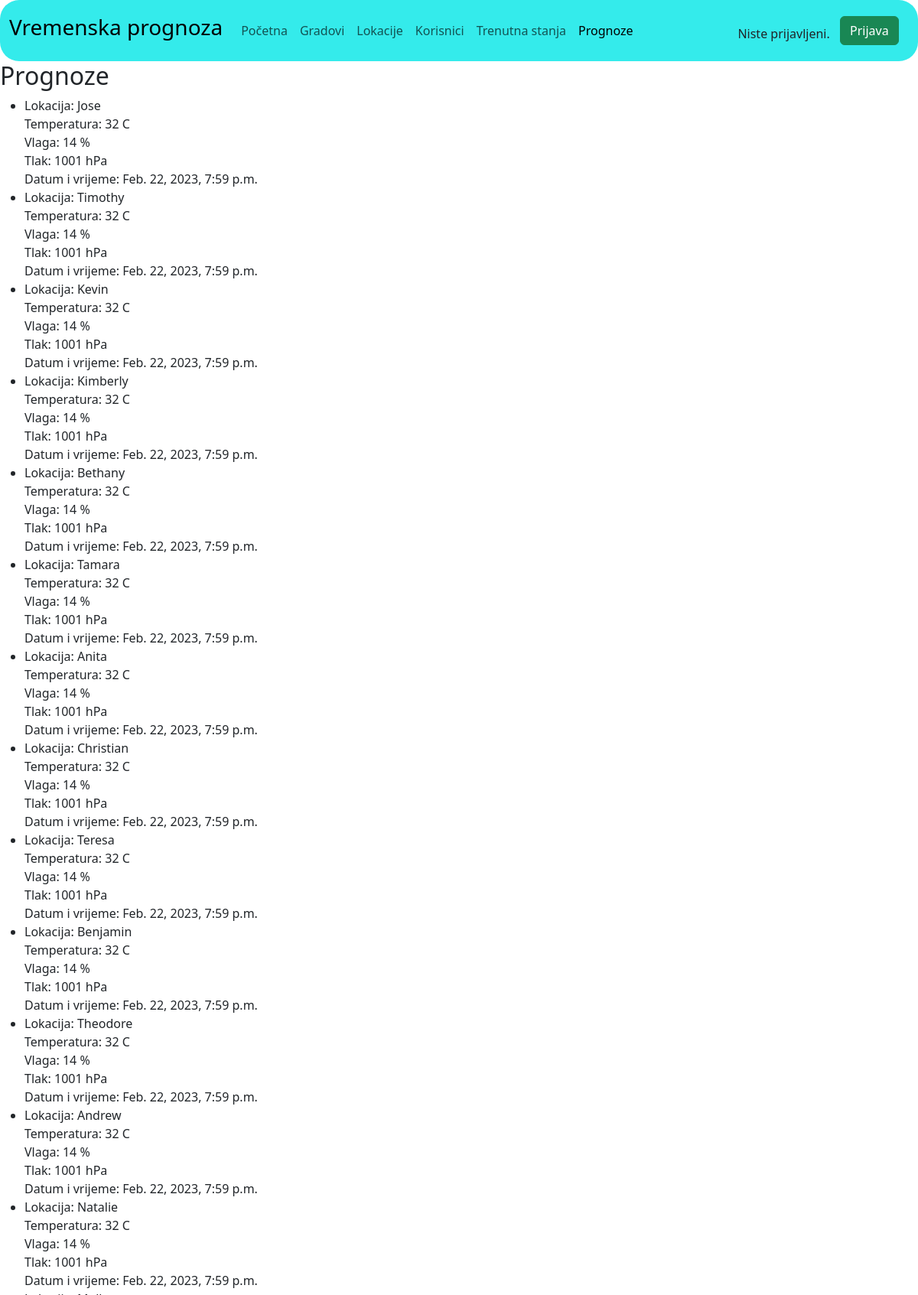
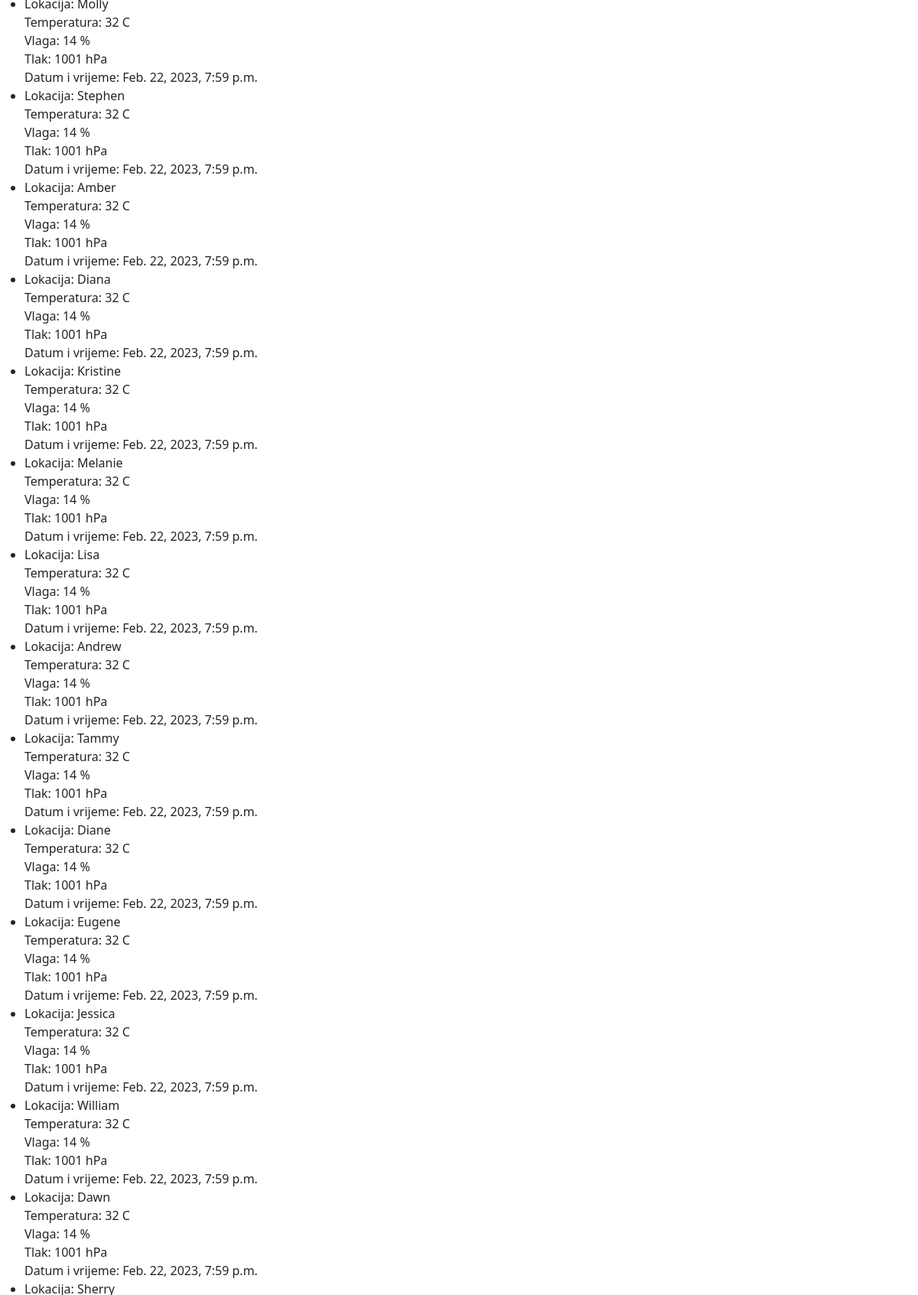
/prognoze (upper part), run on the app's committed database (2 pictures, top to bottom).
### main/models.py (models this page shows, shortened)
class PrognoziranoVrijeme(models.Model):
    temperatura = models.CharField(max_length=6)
    vlaga = models.CharField(max_length=3)
    tlak = models.CharField(max_length=5)
    datum_i_vrijeme = models.DateTimeField(default=timezone.now)
    lokacija = models.ForeignKey(Lokacija, on_delete=models.CASCADE)

class Lokacija(models.Model):
    ime = models.CharField("Ime", max_length=64)
    grad = models.ForeignKey(Grad, on_delete=models.CASCADE)
    zem_sirina = models.CharField("Zemljopisna sirina", max_length=64)
    zem_duzina = models.CharField("Zemljopisna duzina", max_length=64)

### main/views.py (the view)
# urls.py: path('prognoze', views.PrognoziranoVrijemeList.as_view(), name='prognoze'),
class PrognoziranoVrijemeList(ListView):
    model = PrognoziranoVrijeme

### main/templates/main/prognoziranovrijeme_list.html (shortened to what this page needs)
<head>
    <link href="https://cdn.jsdelivr.net/npm/bootstrap@5.3.0-alpha1/dist/css/bootstrap.min.css" rel="stylesheet">
</head>
<nav class="navbar navbar-expand-lg" style="background-color: #34ebeb;border-radius: 25px;">
    <div class="container-fluid">
      <a class="navbar-brand" href="#"><h3>Vremenska prognoza</h3></a>
      <div class="collapse navbar-collapse" id="navbarSupportedContent">
        <ul class="navbar-nav me-auto mb-2 mb-lg-0">
          <li class="nav-item">
            <a class="nav-link" aria-current="page" href="/">Početna</a>
          </li>
          <li class="nav-item">
            <a class="nav-link" aria-current="page" href="/gradovi">Gradovi</a>
          </li>
          <li class="nav-item">
            <a class="nav-link" aria-current="page" href="/lokacije">Lokacije</a>
          </li>
          <li class="nav-item">
            <a class="nav-link" aria-current="page" href="/korisnici">Korisnici</a>
          </li>
          <li class="nav-item">
            <a class="nav-link" aria-current="page" href="/trenutnavremena">Trenutna stanja</a>
          </li>
          <li class="nav-item">
            <a class="nav-link active" aria-current="page" href="/prognoze">Prognoze</a>
          </li>
        </ul>
        <div class="nav-link disabled" style="margin-right: 10pt;">
            {% if user.is_authenticated %}
                <br/>
                <p>Vaše ime: {{ user.username }}</p>
            {% else %}
                <br/>
                <p>Niste prijavljeni.</p>
            {% endif %}
        </div>
        {% if user.is_authenticated %}
            <a class="btn btn-danger" style="margin-right: 10pt;" href="/odjava">Odjava</a></br>
        {% else %}
            <a class="btn btn-success" style="margin-right: 10pt;" href="/accounts/login">Prijava</a></br>
        {% endif %}
      </div>
    </div>
  </nav>
{% block content %}
    <h2>Prognoze</h2>
    <ul>
        {% for el in object_list %}
            <li>
                Lokacija: {{ el.lokacija.ime }}<br>
                Temperatura: {{ el.temperatura }} C<br>
                Vlaga: {{ el.vlaga }} %<br>
                Tlak: {{ el.tlak }} hPa<br>
                Datum i vrijeme: {{ el.datum_i_vrijeme }}<br>
            </li>
        {% endfor %}
    </ul>
{% endblock %}

### data on the page
PrognoziranoVrijeme: lokacija.ime "Jose", temperatura "32", vlaga "14", tlak "1001", datum_i_vrijeme "Feb. 22, 2023, 7:59 p.m."
PrognoziranoVrijeme: lokacija.ime "Timothy", temperatura "32", vlaga "14", tlak "1001", datum_i_vrijeme "Feb. 22, 2023, 7:59 p.m."
PrognoziranoVrijeme: lokacija.ime "Kevin", temperatura "32", vlaga "14", tlak "1001", datum_i_vrijeme "Feb. 22, 2023, 7:59 p.m."
PrognoziranoVrijeme: lokacija.ime "Kimberly", temperatura "32", vlaga "14", tlak "1001", datum_i_vrijeme "Feb. 22, 2023, 7:59 p.m."
PrognoziranoVrijeme: lokacija.ime "Bethany", temperatura "32", vlaga "14", tlak "1001", datum_i_vrijeme "Feb. 22, 2023, 7:59 p.m."
PrognoziranoVrijeme: lokacija.ime "Tamara", temperatura "32", vlaga "14", tlak "1001", datum_i_vrijeme "Feb. 22, 2023, 7:59 p.m."
PrognoziranoVrijeme: lokacija.ime "Anita", temperatura "32", vlaga "14", tlak "1001", datum_i_vrijeme "Feb. 22, 2023, 7:59 p.m."
PrognoziranoVrijeme: lokacija.ime "Christian", temperatura "32", vlaga "14", tlak "1001", datum_i_vrijeme "Feb. 22, 2023, 7:59 p.m."
PrognoziranoVrijeme: lokacija.ime "Teresa", temperatura "32", vlaga "14", tlak "1001", datum_i_vrijeme "Feb. 22, 2023, 7:59 p.m."
PrognoziranoVrijeme: lokacija.ime "Benjamin", temperatura "32", vlaga "14", tlak "1001", datum_i_vrijeme "Feb. 22, 2023, 7:59 p.m."
PrognoziranoVrijeme: lokacija.ime "Theodore", temperatura "32", vlaga "14", tlak "1001", datum_i_vrijeme "Feb. 22, 2023, 7:59 p.m."
PrognoziranoVrijeme: lokacija.ime "Andrew", temperatura "32", vlaga "14", tlak "1001", datum_i_vrijeme "Feb. 22, 2023, 7:59 p.m."
PrognoziranoVrijeme: lokacija.ime "Natalie", temperatura "32", vlaga "14", tlak "1001", datum_i_vrijeme "Feb. 22, 2023, 7:59 p.m."
PrognoziranoVrijeme: lokacija.ime "Molly", temperatura "32", vlaga "14", tlak "1001", datum_i_vrijeme "Feb. 22, 2023, 7:59 p.m."
PrognoziranoVrijeme: lokacija.ime "Stephen", temperatura "32", vlaga "14", tlak "1001", datum_i_vrijeme "Feb. 22, 2023, 7:59 p.m."
PrognoziranoVrijeme: lokacija.ime "Amber", temperatura "32", vlaga "14", tlak "1001", datum_i_vrijeme "Feb. 22, 2023, 7:59 p.m."
PrognoziranoVrijeme: lokacija.ime "Diana", temperatura "32", vlaga "14", tlak "1001", datum_i_vrijeme "Feb. 22, 2023, 7:59 p.m."
PrognoziranoVrijeme: lokacija.ime "Kristine", temperatura "32", vlaga "14", tlak "1001", datum_i_vrijeme "Feb. 22, 2023, 7:59 p.m."
PrognoziranoVrijeme: lokacija.ime "Melanie", temperatura "32", vlaga "14", tlak "1001", datum_i_vrijeme "Feb. 22, 2023, 7:59 p.m."
PrognoziranoVrijeme: lokacija.ime "Lisa", temperatura "32", vlaga "14", tlak "1001", datum_i_vrijeme "Feb. 22, 2023, 7:59 p.m."
PrognoziranoVrijeme: lokacija.ime "Andrew", temperatura "32", vlaga "14", tlak "1001", datum_i_vrijeme "Feb. 22, 2023, 7:59 p.m."
PrognoziranoVrijeme: lokacija.ime "Tammy", temperatura "32", vlaga "14", tlak "1001", datum_i_vrijeme "Feb. 22, 2023, 7:59 p.m."
PrognoziranoVrijeme: lokacija.ime "Diane", temperatura "32", vlaga "14", tlak "1001", datum_i_vrijeme "Feb. 22, 2023, 7:59 p.m."
PrognoziranoVrijeme: lokacija.ime "Eugene", temperatura "32", vlaga "14", tlak "1001", datum_i_vrijeme "Feb. 22, 2023, 7:59 p.m."
PrognoziranoVrijeme: lokacija.ime "Jessica", temperatura "32", vlaga "14", tlak "1001", datum_i_vrijeme "Feb. 22, 2023, 7:59 p.m."
PrognoziranoVrijeme: lokacija.ime "William", temperatura "32", vlaga "14", tlak "1001", datum_i_vrijeme "Feb. 22, 2023, 7:59 p.m."
PrognoziranoVrijeme: lokacija.ime "Dawn", temperatura "32", vlaga "14", tlak "1001", datum_i_vrijeme "Feb. 22, 2023, 7:59 p.m."
